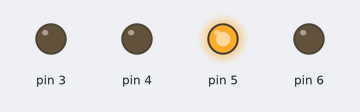
Bench run of a sketch on a simulated Arduino Nano, built with avr-gcc and run on an emulated ATmega328P. On the bench: output pins drawn as LEDs (lit = HIGH).

Above: at 0.5 s.
At 0.8 s:
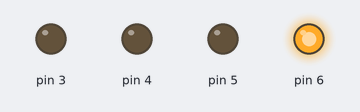
At 1.9 s:
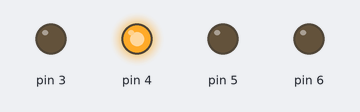
At 3.2 s:
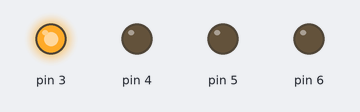
Timing chart, 0 to 3.7 s (numbered marks = the images above):
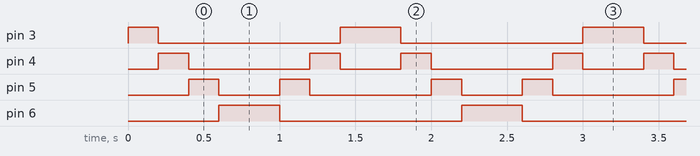

The sketch:

Project_6.ino
```cpp
/*
  keyestudio Nano Inventor Starter Kit
  Project 6 Water Flow Light
  http://www.keyestudio.com
*/
void setup() {
  for(int i = 3;i <= 6 ;i++){   //"for" loop statement, set D3-D6 pin to output mode
    pinMode(i,OUTPUT);
  }
}

void loop() {
  for(int i = 3; i <= 6; i++){		//Use for loop statement to light up LED on D3-D6 pin in sequence
    digitalWrite(i,HIGH);
    delay(200);
    digitalWrite(i,LOW);
  }
  for(int i = 6; i >= 3; i--){		//Use for loop statement to light up LED on D6-D3 pin in sequence
    digitalWrite(i,HIGH);
    delay(200);
    digitalWrite(i,LOW);
  }
}
```

Measured:
- by itself, pin 3: repeats every 1.6 s: LOW 1.2 s, HIGH 0.40 s
- by itself, pin 4: repeats every 1.6 s: LOW 0.80 s, HIGH 0.20 s, LOW 0.40 s, HIGH 0.20 s
- by itself, pin 5: repeats every 1.6 s: LOW 0.40 s, HIGH 0.20 s, LOW 0.80 s, HIGH 0.20 s
- by itself, pin 6: alternates HIGH for 0.40 s and LOW for 1.2 s
